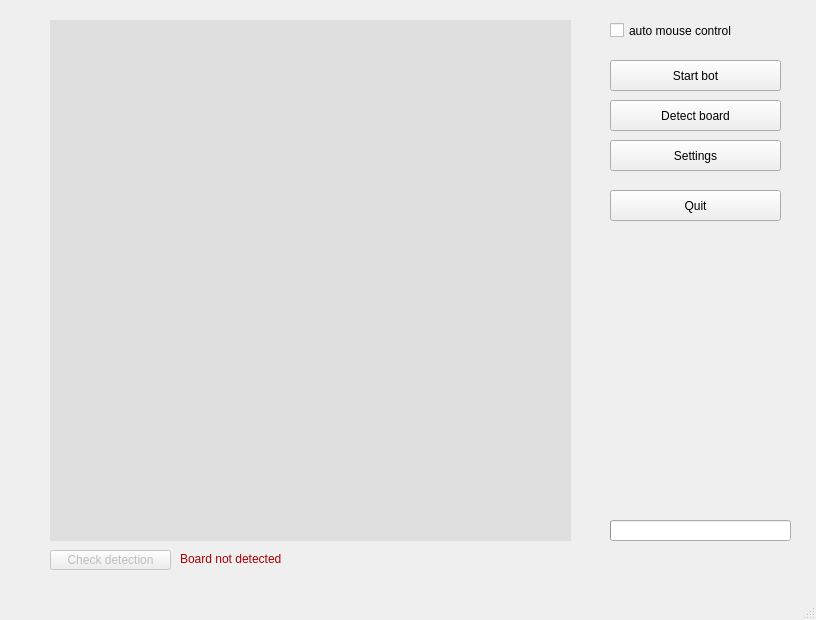
<?xml version="1.0" encoding="UTF-8"?>
<ui version="4.0">
 <class>MainWindow</class>
 <widget class="QMainWindow" name="MainWindow">
  <property name="geometry">
   <rect>
    <x>0</x>
    <y>0</y>
    <width>816</width>
    <height>620</height>
   </rect>
  </property>
  <property name="palette">
   <palette>
    <active>
     <colorrole role="WindowText">
      <brush brushstyle="SolidPattern">
       <color alpha="255">
        <red>170</red>
        <green>0</green>
        <blue>0</blue>
       </color>
      </brush>
     </colorrole>
    </active>
    <inactive>
     <colorrole role="WindowText">
      <brush brushstyle="SolidPattern">
       <color alpha="255">
        <red>170</red>
        <green>0</green>
        <blue>0</blue>
       </color>
      </brush>
     </colorrole>
    </inactive>
    <disabled>
     <colorrole role="WindowText">
      <brush brushstyle="SolidPattern">
       <color alpha="255">
        <red>120</red>
        <green>120</green>
        <blue>120</blue>
       </color>
      </brush>
     </colorrole>
    </disabled>
   </palette>
  </property>
  <property name="windowTitle">
   <string>MainWindow</string>
  </property>
  <widget class="QWidget" name="centralwidget">
   <widget class="QPushButton" name="b_detect">
    <property name="geometry">
     <rect>
      <x>610</x>
      <y>100</y>
      <width>171</width>
      <height>31</height>
     </rect>
    </property>
    <property name="text">
     <string>Detect board</string>
    </property>
   </widget>
   <widget class="QPushButton" name="b_start">
    <property name="geometry">
     <rect>
      <x>610</x>
      <y>60</y>
      <width>171</width>
      <height>31</height>
     </rect>
    </property>
    <property name="text">
     <string>Start bot</string>
    </property>
   </widget>
   <widget class="QPushButton" name="b_quit">
    <property name="geometry">
     <rect>
      <x>610</x>
      <y>190</y>
      <width>171</width>
      <height>31</height>
     </rect>
    </property>
    <property name="text">
     <string>Quit</string>
    </property>
   </widget>
   <widget class="QPushButton" name="b_Settings">
    <property name="geometry">
     <rect>
      <x>610</x>
      <y>140</y>
      <width>171</width>
      <height>31</height>
     </rect>
    </property>
    <property name="text">
     <string>Settings</string>
    </property>
   </widget>
   <widget class="QCheckBox" name="box_automove">
    <property name="geometry">
     <rect>
      <x>610</x>
      <y>10</y>
      <width>161</width>
      <height>41</height>
     </rect>
    </property>
    <property name="palette">
     <palette>
      <active>
       <colorrole role="WindowText">
        <brush brushstyle="SolidPattern">
         <color alpha="255">
          <red>0</red>
          <green>0</green>
          <blue>0</blue>
         </color>
        </brush>
       </colorrole>
      </active>
      <inactive>
       <colorrole role="WindowText">
        <brush brushstyle="SolidPattern">
         <color alpha="255">
          <red>0</red>
          <green>0</green>
          <blue>0</blue>
         </color>
        </brush>
       </colorrole>
      </inactive>
      <disabled>
       <colorrole role="WindowText">
        <brush brushstyle="SolidPattern">
         <color alpha="255">
          <red>120</red>
          <green>120</green>
          <blue>120</blue>
         </color>
        </brush>
       </colorrole>
      </disabled>
     </palette>
    </property>
    <property name="text">
     <string>auto mouse control</string>
    </property>
   </widget>
   <widget class="QProgressBar" name="progressBar">
    <property name="enabled">
     <bool>true</bool>
    </property>
    <property name="geometry">
     <rect>
      <x>610</x>
      <y>520</y>
      <width>181</width>
      <height>21</height>
     </rect>
    </property>
    <property name="value">
     <number>0</number>
    </property>
    <property name="textVisible">
     <bool>false</bool>
    </property>
    <property name="invertedAppearance">
     <bool>false</bool>
    </property>
    <property name="textDirection">
     <enum>QProgressBar::TopToBottom</enum>
    </property>
    <property name="format">
     <string/>
    </property>
   </widget>
   <widget class="QLabel" name="label_text">
    <property name="enabled">
     <bool>true</bool>
    </property>
    <property name="geometry">
     <rect>
      <x>610</x>
      <y>240</y>
      <width>181</width>
      <height>241</height>
     </rect>
    </property>
    <property name="palette">
     <palette>
      <active>
       <colorrole role="WindowText">
        <brush brushstyle="SolidPattern">
         <color alpha="255">
          <red>0</red>
          <green>0</green>
          <blue>0</blue>
         </color>
        </brush>
       </colorrole>
      </active>
      <inactive>
       <colorrole role="WindowText">
        <brush brushstyle="SolidPattern">
         <color alpha="255">
          <red>0</red>
          <green>0</green>
          <blue>0</blue>
         </color>
        </brush>
       </colorrole>
      </inactive>
      <disabled>
       <colorrole role="WindowText">
        <brush brushstyle="SolidPattern">
         <color alpha="255">
          <red>120</red>
          <green>120</green>
          <blue>120</blue>
         </color>
        </brush>
       </colorrole>
      </disabled>
     </palette>
    </property>
    <property name="font">
     <font>
      <family>MS Shell Dlg 2</family>
      <pointsize>12</pointsize>
      <weight>50</weight>
      <bold>false</bold>
     </font>
    </property>
    <property name="text">
     <string/>
    </property>
   </widget>
   <widget class="QLabel" name="label_image">
    <property name="geometry">
     <rect>
      <x>50</x>
      <y>20</y>
      <width>521</width>
      <height>521</height>
     </rect>
    </property>
    <property name="palette">
     <palette>
      <active>
       <colorrole role="WindowText">
        <brush brushstyle="SolidPattern">
         <color alpha="255">
          <red>0</red>
          <green>0</green>
          <blue>0</blue>
         </color>
        </brush>
       </colorrole>
       <colorrole role="Button">
        <brush brushstyle="SolidPattern">
         <color alpha="255">
          <red>212</red>
          <green>212</green>
          <blue>212</blue>
         </color>
        </brush>
       </colorrole>
       <colorrole role="Light">
        <brush brushstyle="SolidPattern">
         <color alpha="255">
          <red>223</red>
          <green>223</green>
          <blue>223</blue>
         </color>
        </brush>
       </colorrole>
       <colorrole role="Midlight">
        <brush brushstyle="SolidPattern">
         <color alpha="255">
          <red>224</red>
          <green>224</green>
          <blue>224</blue>
         </color>
        </brush>
       </colorrole>
       <colorrole role="Dark">
        <brush brushstyle="SolidPattern">
         <color alpha="255">
          <red>97</red>
          <green>97</green>
          <blue>97</blue>
         </color>
        </brush>
       </colorrole>
       <colorrole role="Mid">
        <brush brushstyle="SolidPattern">
         <color alpha="255">
          <red>129</red>
          <green>129</green>
          <blue>129</blue>
         </color>
        </brush>
       </colorrole>
       <colorrole role="Text">
        <brush brushstyle="SolidPattern">
         <color alpha="255">
          <red>0</red>
          <green>0</green>
          <blue>0</blue>
         </color>
        </brush>
       </colorrole>
       <colorrole role="BrightText">
        <brush brushstyle="SolidPattern">
         <color alpha="255">
          <red>255</red>
          <green>255</green>
          <blue>255</blue>
         </color>
        </brush>
       </colorrole>
       <colorrole role="ButtonText">
        <brush brushstyle="SolidPattern">
         <color alpha="255">
          <red>0</red>
          <green>0</green>
          <blue>0</blue>
         </color>
        </brush>
       </colorrole>
       <colorrole role="Base">
        <brush brushstyle="SolidPattern">
         <color alpha="255">
          <red>223</red>
          <green>223</green>
          <blue>223</blue>
         </color>
        </brush>
       </colorrole>
       <colorrole role="Window">
        <brush brushstyle="SolidPattern">
         <color alpha="255">
          <red>223</red>
          <green>223</green>
          <blue>223</blue>
         </color>
        </brush>
       </colorrole>
       <colorrole role="Shadow">
        <brush brushstyle="SolidPattern">
         <color alpha="255">
          <red>0</red>
          <green>0</green>
          <blue>0</blue>
         </color>
        </brush>
       </colorrole>
       <colorrole role="AlternateBase">
        <brush brushstyle="SolidPattern">
         <color alpha="255">
          <red>224</red>
          <green>224</green>
          <blue>224</blue>
         </color>
        </brush>
       </colorrole>
       <colorrole role="ToolTipBase">
        <brush brushstyle="SolidPattern">
         <color alpha="255">
          <red>255</red>
          <green>255</green>
          <blue>220</blue>
         </color>
        </brush>
       </colorrole>
       <colorrole role="ToolTipText">
        <brush brushstyle="SolidPattern">
         <color alpha="255">
          <red>0</red>
          <green>0</green>
          <blue>0</blue>
         </color>
        </brush>
       </colorrole>
      </active>
      <inactive>
       <colorrole role="WindowText">
        <brush brushstyle="SolidPattern">
         <color alpha="255">
          <red>0</red>
          <green>0</green>
          <blue>0</blue>
         </color>
        </brush>
       </colorrole>
       <colorrole role="Button">
        <brush brushstyle="SolidPattern">
         <color alpha="255">
          <red>212</red>
          <green>212</green>
          <blue>212</blue>
         </color>
        </brush>
       </colorrole>
       <colorrole role="Light">
        <brush brushstyle="SolidPattern">
         <color alpha="255">
          <red>223</red>
          <green>223</green>
          <blue>223</blue>
         </color>
        </brush>
       </colorrole>
       <colorrole role="Midlight">
        <brush brushstyle="SolidPattern">
         <color alpha="255">
          <red>224</red>
          <green>224</green>
          <blue>224</blue>
         </color>
        </brush>
       </colorrole>
       <colorrole role="Dark">
        <brush brushstyle="SolidPattern">
         <color alpha="255">
          <red>97</red>
          <green>97</green>
          <blue>97</blue>
         </color>
        </brush>
       </colorrole>
       <colorrole role="Mid">
        <brush brushstyle="SolidPattern">
         <color alpha="255">
          <red>129</red>
          <green>129</green>
          <blue>129</blue>
         </color>
        </brush>
       </colorrole>
       <colorrole role="Text">
        <brush brushstyle="SolidPattern">
         <color alpha="255">
          <red>0</red>
          <green>0</green>
          <blue>0</blue>
         </color>
        </brush>
       </colorrole>
       <colorrole role="BrightText">
        <brush brushstyle="SolidPattern">
         <color alpha="255">
          <red>255</red>
          <green>255</green>
          <blue>255</blue>
         </color>
        </brush>
       </colorrole>
       <colorrole role="ButtonText">
        <brush brushstyle="SolidPattern">
         <color alpha="255">
          <red>0</red>
          <green>0</green>
          <blue>0</blue>
         </color>
        </brush>
       </colorrole>
       <colorrole role="Base">
        <brush brushstyle="SolidPattern">
         <color alpha="255">
          <red>223</red>
          <green>223</green>
          <blue>223</blue>
         </color>
        </brush>
       </colorrole>
       <colorrole role="Window">
        <brush brushstyle="SolidPattern">
         <color alpha="255">
          <red>223</red>
          <green>223</green>
          <blue>223</blue>
         </color>
        </brush>
       </colorrole>
       <colorrole role="Shadow">
        <brush brushstyle="SolidPattern">
         <color alpha="255">
          <red>0</red>
          <green>0</green>
          <blue>0</blue>
         </color>
        </brush>
       </colorrole>
       <colorrole role="AlternateBase">
        <brush brushstyle="SolidPattern">
         <color alpha="255">
          <red>224</red>
          <green>224</green>
          <blue>224</blue>
         </color>
        </brush>
       </colorrole>
       <colorrole role="ToolTipBase">
        <brush brushstyle="SolidPattern">
         <color alpha="255">
          <red>255</red>
          <green>255</green>
          <blue>220</blue>
         </color>
        </brush>
       </colorrole>
       <colorrole role="ToolTipText">
        <brush brushstyle="SolidPattern">
         <color alpha="255">
          <red>0</red>
          <green>0</green>
          <blue>0</blue>
         </color>
        </brush>
       </colorrole>
      </inactive>
      <disabled>
       <colorrole role="WindowText">
        <brush brushstyle="SolidPattern">
         <color alpha="255">
          <red>97</red>
          <green>97</green>
          <blue>97</blue>
         </color>
        </brush>
       </colorrole>
       <colorrole role="Button">
        <brush brushstyle="SolidPattern">
         <color alpha="255">
          <red>212</red>
          <green>212</green>
          <blue>212</blue>
         </color>
        </brush>
       </colorrole>
       <colorrole role="Light">
        <brush brushstyle="SolidPattern">
         <color alpha="255">
          <red>223</red>
          <green>223</green>
          <blue>223</blue>
         </color>
        </brush>
       </colorrole>
       <colorrole role="Midlight">
        <brush brushstyle="SolidPattern">
         <color alpha="255">
          <red>224</red>
          <green>224</green>
          <blue>224</blue>
         </color>
        </brush>
       </colorrole>
       <colorrole role="Dark">
        <brush brushstyle="SolidPattern">
         <color alpha="255">
          <red>97</red>
          <green>97</green>
          <blue>97</blue>
         </color>
        </brush>
       </colorrole>
       <colorrole role="Mid">
        <brush brushstyle="SolidPattern">
         <color alpha="255">
          <red>129</red>
          <green>129</green>
          <blue>129</blue>
         </color>
        </brush>
       </colorrole>
       <colorrole role="Text">
        <brush brushstyle="SolidPattern">
         <color alpha="255">
          <red>97</red>
          <green>97</green>
          <blue>97</blue>
         </color>
        </brush>
       </colorrole>
       <colorrole role="BrightText">
        <brush brushstyle="SolidPattern">
         <color alpha="255">
          <red>255</red>
          <green>255</green>
          <blue>255</blue>
         </color>
        </brush>
       </colorrole>
       <colorrole role="ButtonText">
        <brush brushstyle="SolidPattern">
         <color alpha="255">
          <red>97</red>
          <green>97</green>
          <blue>97</blue>
         </color>
        </brush>
       </colorrole>
       <colorrole role="Base">
        <brush brushstyle="SolidPattern">
         <color alpha="255">
          <red>223</red>
          <green>223</green>
          <blue>223</blue>
         </color>
        </brush>
       </colorrole>
       <colorrole role="Window">
        <brush brushstyle="SolidPattern">
         <color alpha="255">
          <red>223</red>
          <green>223</green>
          <blue>223</blue>
         </color>
        </brush>
       </colorrole>
       <colorrole role="Shadow">
        <brush brushstyle="SolidPattern">
         <color alpha="255">
          <red>0</red>
          <green>0</green>
          <blue>0</blue>
         </color>
        </brush>
       </colorrole>
       <colorrole role="AlternateBase">
        <brush brushstyle="SolidPattern">
         <color alpha="255">
          <red>194</red>
          <green>194</green>
          <blue>194</blue>
         </color>
        </brush>
       </colorrole>
       <colorrole role="ToolTipBase">
        <brush brushstyle="SolidPattern">
         <color alpha="255">
          <red>255</red>
          <green>255</green>
          <blue>220</blue>
         </color>
        </brush>
       </colorrole>
       <colorrole role="ToolTipText">
        <brush brushstyle="SolidPattern">
         <color alpha="255">
          <red>0</red>
          <green>0</green>
          <blue>0</blue>
         </color>
        </brush>
       </colorrole>
      </disabled>
     </palette>
    </property>
    <property name="autoFillBackground">
     <bool>true</bool>
    </property>
    <property name="text">
     <string/>
    </property>
   </widget>
   <widget class="QLabel" name="label_board_found">
    <property name="geometry">
     <rect>
      <x>180</x>
      <y>551</y>
      <width>111</width>
      <height>16</height>
     </rect>
    </property>
    <property name="text">
     <string>Board not detected</string>
    </property>
   </widget>
   <widget class="QPushButton" name="b_checkDetection">
    <property name="enabled">
     <bool>false</bool>
    </property>
    <property name="geometry">
     <rect>
      <x>50</x>
      <y>550</y>
      <width>121</width>
      <height>20</height>
     </rect>
    </property>
    <property name="text">
     <string>Check detection</string>
    </property>
   </widget>
  </widget>
  <widget class="QMenuBar" name="menubar">
   <property name="geometry">
    <rect>
     <x>0</x>
     <y>0</y>
     <width>816</width>
     <height>26</height>
    </rect>
   </property>
  </widget>
  <widget class="QStatusBar" name="statusbar"/>
 </widget>
 <resources/>
 <connections/>
</ui>
